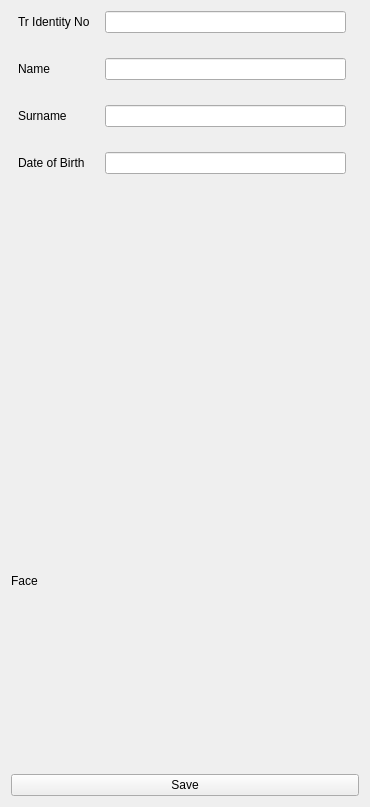
<?xml version="1.0" encoding="UTF-8"?>
<ui version="4.0">
 <class>Form</class>
 <widget class="QWidget" name="Form">
  <property name="geometry">
   <rect>
    <x>0</x>
    <y>0</y>
    <width>370</width>
    <height>807</height>
   </rect>
  </property>
  <property name="windowTitle">
   <string>Form</string>
  </property>
  <layout class="QVBoxLayout" name="verticalLayout">
   <item>
    <layout class="QFormLayout" name="formLayout">
     <property name="horizontalSpacing">
      <number>15</number>
     </property>
     <property name="verticalSpacing">
      <number>25</number>
     </property>
     <property name="leftMargin">
      <number>7</number>
     </property>
     <property name="rightMargin">
      <number>13</number>
     </property>
     <item row="0" column="0">
      <widget class="QLabel" name="label_3">
       <property name="text">
        <string>Tr Identity No</string>
       </property>
      </widget>
     </item>
     <item row="0" column="1">
      <widget class="QLineEdit" name="lineEdit_tcno"/>
     </item>
     <item row="1" column="0">
      <widget class="QLabel" name="label">
       <property name="text">
        <string>Name</string>
       </property>
      </widget>
     </item>
     <item row="1" column="1">
      <widget class="QLineEdit" name="lineEdit_name"/>
     </item>
     <item row="2" column="0">
      <widget class="QLabel" name="label_2">
       <property name="text">
        <string>Surname</string>
       </property>
      </widget>
     </item>
     <item row="2" column="1">
      <widget class="QLineEdit" name="lineEdit_surname"/>
     </item>
     <item row="3" column="0">
      <widget class="QLabel" name="label_4">
       <property name="text">
        <string>Date of Birth</string>
       </property>
      </widget>
     </item>
     <item row="3" column="1">
      <widget class="QLineEdit" name="lineEdit_date_of_birth"/>
     </item>
    </layout>
   </item>
   <item>
    <widget class="QLabel" name="label_face">
     <property name="text">
      <string>Face</string>
     </property>
    </widget>
   </item>
   <item>
    <widget class="QPushButton" name="pushButton">
     <property name="text">
      <string>Save</string>
     </property>
    </widget>
   </item>
  </layout>
 </widget>
 <resources/>
 <connections/>
</ui>
